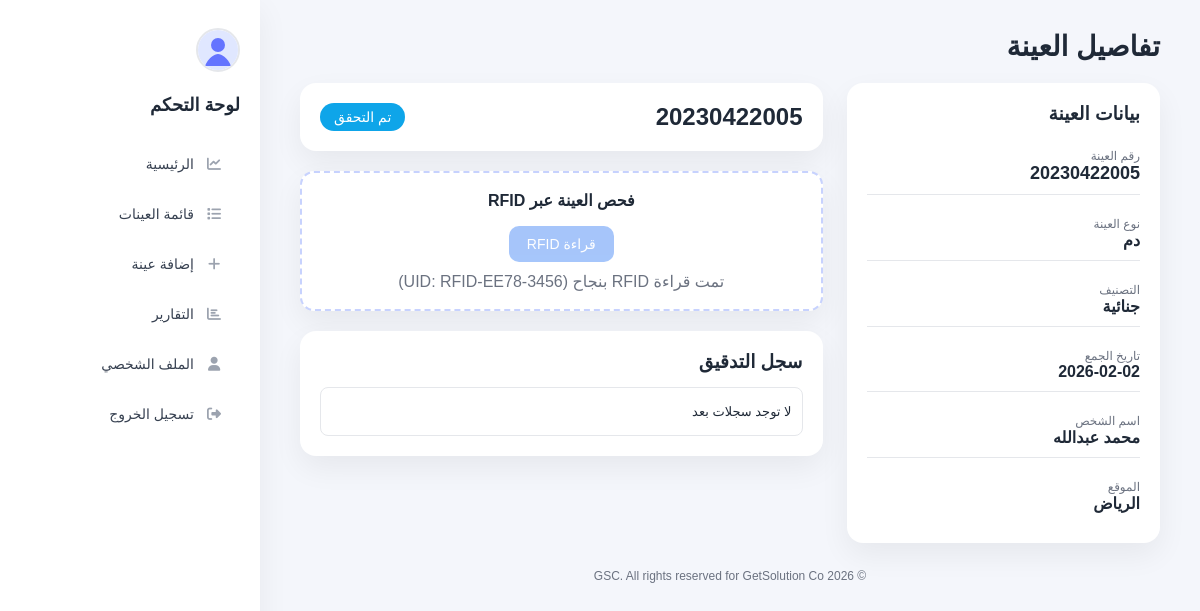
The app's page /public/index.php?page=sample_detail&sample_number=20230422005 (signed in) with its own data.
### tables this page shows
CREATE TABLE IF NOT EXISTS `samples` (
  `id` int(11) NOT NULL AUTO_INCREMENT,
  `sample_number` varchar(50) NOT NULL,
  `sample_type` varchar(50) NOT NULL,
  `category` varchar(50) NOT NULL,
  `person_name` varchar(100) NOT NULL,
  `collected_date` date NOT NULL,
  `location` varchar(100) DEFAULT NULL,
  `rfid_id` int(11) NOT NULL,
  `status` enum('pending','checked','approved','rejected') NOT NULL DEFAULT 'pending',
  `created_at` timestamp NOT NULL DEFAULT current_timestamp(),
  `updated_at` timestamp NOT NULL DEFAULT current_timestamp() ON UPDATE current_timestamp(),
  PRIMARY KEY (`id`),
  UNIQUE KEY `sample_number` (`sample_number`),
  KEY `rfid_id` (`rfid_id`),
  KEY `idx_sample_number` (`sample_number`),
  KEY `idx_status` (`status`),
  KEY `idx_sample_type` (`sample_type`),
  KEY `idx_category` (`category`),
  KEY `idx_collected_date` (`collected_date`),
  CONSTRAINT `samples_ibfk_1` FOREIGN KEY (`rfid_id`) REFERENCES `rfid_tags` (`id`)
);

CREATE TABLE IF NOT EXISTS `rfid_tags` (
  `id` int(11) NOT NULL AUTO_INCREMENT,
  `uid` varchar(64) NOT NULL,
  `is_active` tinyint(1) NOT NULL DEFAULT 1,
  `created_at` timestamp NOT NULL DEFAULT current_timestamp(),
  PRIMARY KEY (`id`),
  UNIQUE KEY `uid` (`uid`),
  KEY `idx_uid` (`uid`)
);

### app/controllers/SampleController.php (called while the page is built, shortened)
<?php
require_once __DIR__ . '/../../config/database.php';
require_once __DIR__ . '/../../includes/session.php';
require_once __DIR__ . '/../../includes/functions.php';
require_once __DIR__ . '/../models/Sample.php';
class SampleController {
    private $sampleModel;
    private $auditLogModel;
    public function __construct() {
        $this->sampleModel = new Sample();
        $this->auditLogModel = new AuditLog();
    }
    public function show() {
        $sampleNumber = sanitize($_GET['sample_number'] ?? '');
        $sample = $this->sampleModel->findBySampleNumber($sampleNumber);
        $logs = $this->auditLogModel->getBySample($sample['id'], 10);
        $canAct = isOperatorOrAdmin();
        include __DIR__ . '/../views/samples/detail.php';
    }
}

### config/database.php (called while the page is built, shortened)
<?php
function getDbConnection() {
    static $pdo = null;
    if ($pdo === null) {
        try {
            $dsn = "mysql:host=" . DB_HOST . ";dbname=" . DB_NAME . ";charset=" . DB_CHARSET;
            $options = [
                PDO::ATTR_ERRMODE => PDO::ERRMODE_EXCEPTION,
                PDO::ATTR_DEFAULT_FETCH_MODE => PDO::FETCH_ASSOC,
                PDO::ATTR_EMULATE_PREPARES => false,
            ];
            $pdo = new PDO($dsn, DB_USER, DB_PASS, $options);
        } catch (PDOException $e) {
            die("Database connection failed: " . $e->getMessage());
        }
    }
    return $pdo;
}

### includes/functions.php (called while the page is built, shortened)
<?php
function sanitize($data) {
    return htmlspecialchars(trim($data), ENT_QUOTES, 'UTF-8');
}
function formatDate($date, $format = DATE_FORMAT) {
    $dt = new DateTime($date);
    return $dt->format($format);
}
function e($string) {
    return htmlspecialchars($string ?? '', ENT_QUOTES, 'UTF-8');
}
function getStatusLabel($status) {
    $labels = [
        'pending' => 'قيد الفحص',
        'checked' => 'تم التحقق',
        'approved' => 'معتمدة',
        'rejected' => 'مرفوضة'
    ];
    return $labels[$status] ?? $status;
}
function getStatusClass($status) {
    $classes = [
        'pending' => 'pending',
        'checked' => 'checked',
        'approved' => 'approved',
        'rejected' => 'rejected'
    ];
    return $classes[$status] ?? '';
}

### app/models/Sample.php (called while the page is built, shortened)
<?php
class Sample {
    private $pdo;
    public function __construct() {
        $this->pdo = getDbConnection();
    }
    public function findBySampleNumber($sampleNumber) {
        $sql = "SELECT s.*, r.uid as rfid_uid
                FROM samples s
                LEFT JOIN rfid_tags r ON s.rfid_id = r.id
                WHERE s.sample_number = ?";
        $stmt = $this->pdo->prepare($sql);
        $stmt->execute([$sampleNumber]);
        return $stmt->fetch();
    }
}

### includes/session.php (called while the page is built, shortened)
<?php
function getCurrentUser() {
    return $_SESSION['user'] ?? null;
}
function hasRole($role) {
    $user = getCurrentUser();
    return $user && isset($user['role']) && $user['role'] === $role;
}
function isOperatorOrAdmin() {
    return hasRole('Admin') || hasRole('Operator');
}

### app/views/samples/detail.php (the view, shortened to what this page needs)
<h1>تفاصيل العينة</h1>
<div style="display:grid; grid-template-columns:1.2fr 2fr; gap:24px;">
    <div class="card">
        <h3>بيانات العينة</h3>
        <div style="display:flex; flex-direction:column; gap:12px;">
            <div style="border-bottom:1px solid var(--border); padding:10px 0;">
                <div class="muted" style="font-size:12px;">رقم العينة</div>
                <strong style="font-size:18px;"><?php echo e($sample['sample_number']); ?></strong>
            </div>
            <div style="border-bottom:1px solid var(--border); padding:10px 0;">
                <div class="muted" style="font-size:12px;">نوع العينة</div>
                <strong><?php echo e($sample['sample_type']); ?></strong>
            </div>
            <div style="border-bottom:1px solid var(--border); padding:10px 0;">
                <div class="muted" style="font-size:12px;">التصنيف</div>
                <strong><?php echo e($sample['category']); ?></strong>
            </div>
            <div style="border-bottom:1px solid var(--border); padding:10px 0;">
                <div class="muted" style="font-size:12px;">تاريخ الجمع</div>
                <strong><?php echo formatDate($sample['collected_date']); ?></strong>
            </div>
            <div style="border-bottom:1px solid var(--border); padding:10px 0;">
                <div class="muted" style="font-size:12px;">اسم الشخص</div>
                <strong><?php echo e($sample['person_name']); ?></strong>
            </div>
            <div style="padding:10px 0;">
                <div class="muted" style="font-size:12px;">الموقع</div>
                <strong><?php echo e($sample['location'] ?: '-'); ?></strong>
            </div>
        </div>
    </div>
    <div>
        <div class="card" style="display:flex; justify-content:space-between; align-items:center;">
            <div style="font-size:24px; font-weight:700;"><?php echo e($sample['sample_number']); ?></div>
            <div class="status <?php echo getStatusClass($sample['status']); ?>" style="font-size:14px;">
                <?php echo getStatusLabel($sample['status']); ?>
            </div>
        </div>
        <form method="post" action="<?php echo APP_URL; ?>/public/index.php?page=sample_action" class="card rfid-box">
            <strong>فحص العينة عبر RFID</strong>
            <div class="spacer"></div>
            <?php if ($canAct && $sample['status'] === 'pending'): ?>
                <button class="btn btn-blue" name="action" value="rfid_check">قراءة RFID</button>
            <?php else: ?>
                <button class="btn btn-blue" type="button" disabled>قراءة RFID</button>
            <?php endif; ?>
            <div class="muted" style="margin-top:10px;">
                <?php if (in_array($sample['status'], ['checked', 'approved'])): ?>
                    تمت قراءة RFID بنجاح (UID: <?php echo e($sample['rfid_uid']); ?>)
                <?php else: ?>
                    لم يتم فحص العينة بعد
                <?php endif; ?>
            </div>
        </form>
        <div class="card">
            <h3>سجل التدقيق</h3>
            <div class="log">
                <?php if (empty($logs)): ?>
                    <div>لا توجد سجلات بعد</div>
                <?php else: ?>
                    <?php foreach ($logs as $log): ?>
                        <div>• <?php echo e($log['action']); ?> — <?php echo formatDate($log['timestamp'], DATETIME_FORMAT); ?></div>
                    <?php endforeach; ?>
                <?php endif; ?>
            </div>
        </div>
    </div>
</div>
<?php
include __DIR__ . '/../layout.php';
?>

### app/views/layout.php (style rules this page uses)
:root { --blue:#4f8df7; --blue-2:#3b82f6; --green:#22c55e; --green-2:#34b399; --red:#ef4444; --bg:#f4f6fb; --card:#ffffff; --text:#1f2937; --muted:#6b7280; --border:#e5e7eb; --radius:16px; }
* { box-sizing:border-box; font-family:"Cairo",sans-serif }
body { margin:0; background:var(--bg); color:var(--text) }
h1 { margin:0 0 20px 0; font-size:28px }
h3 { margin:0 0 14px 0 }
.card { background:#fff; padding:20px; border-radius:var(--radius); box-shadow:0 12px 30px rgba(0,0,0,.06) }
.card + .card { margin-top:20px }
.btn { border:none; padding:10px 18px; border-radius:10px; cursor:pointer; font-size:14px; display:inline-flex; align-items:center; gap:6px; text-decoration:none }
.btn-blue { background:var(--blue); color:#fff }
.btn:disabled { opacity:.5; cursor:not-allowed }
.status { padding:6px 14px; border-radius:999px; color:#fff; font-size:12px; display:inline-block }
.status.checked { background:#0ea5e9 }
.muted { color:var(--muted) }
.spacer { height:16px }
.log { max-height:150px; overflow:auto; font-size:13px; border:1px solid var(--border); border-radius:8px; padding:10px }
.log div { border-bottom:1px solid #eee; padding:6px 0 }
.log div:last-child { border-bottom:none }
.rfid-box { border:2px dashed #c7d2fe; border-radius:14px; padding:18px; text-align:center }

### records on screen
samples: sample_number "20230422005", sample_type "دم", category "جنائية", collected_date "2026-02-02", person_name "محمد عبدالله", location "الرياض", status "تم التحقق", rfid.uid "RFID-EE78-3456"
